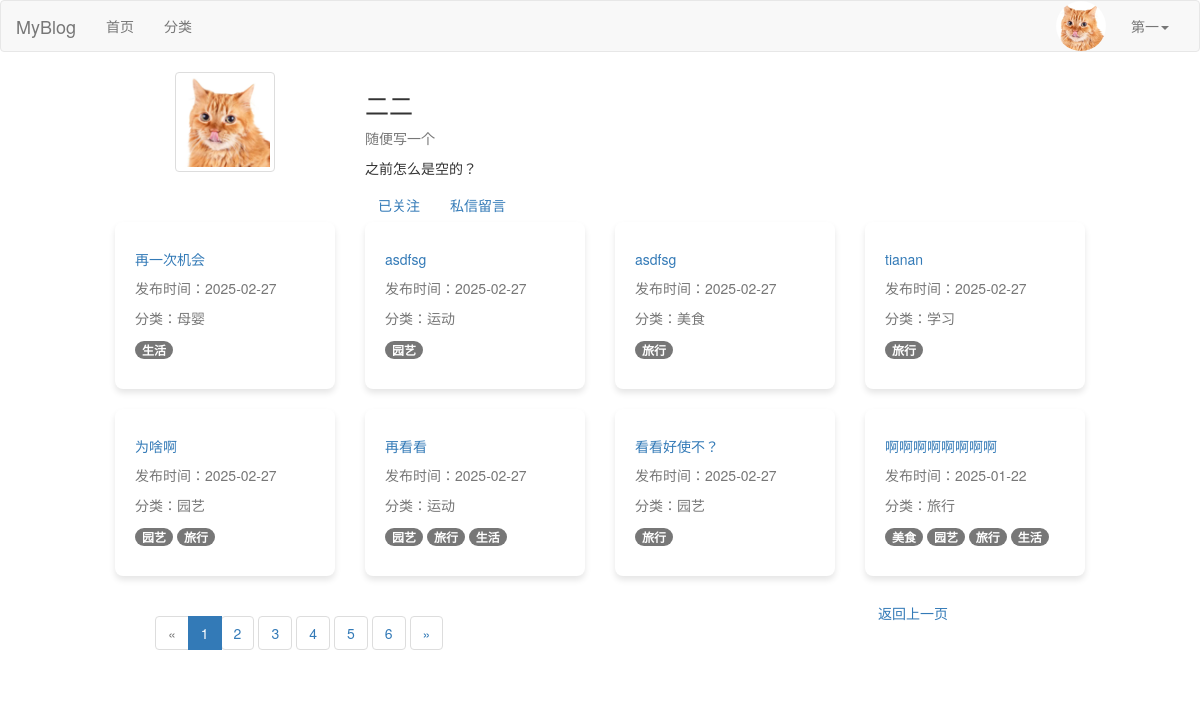
Page /author/33/ (signed in) on the earlier database version.
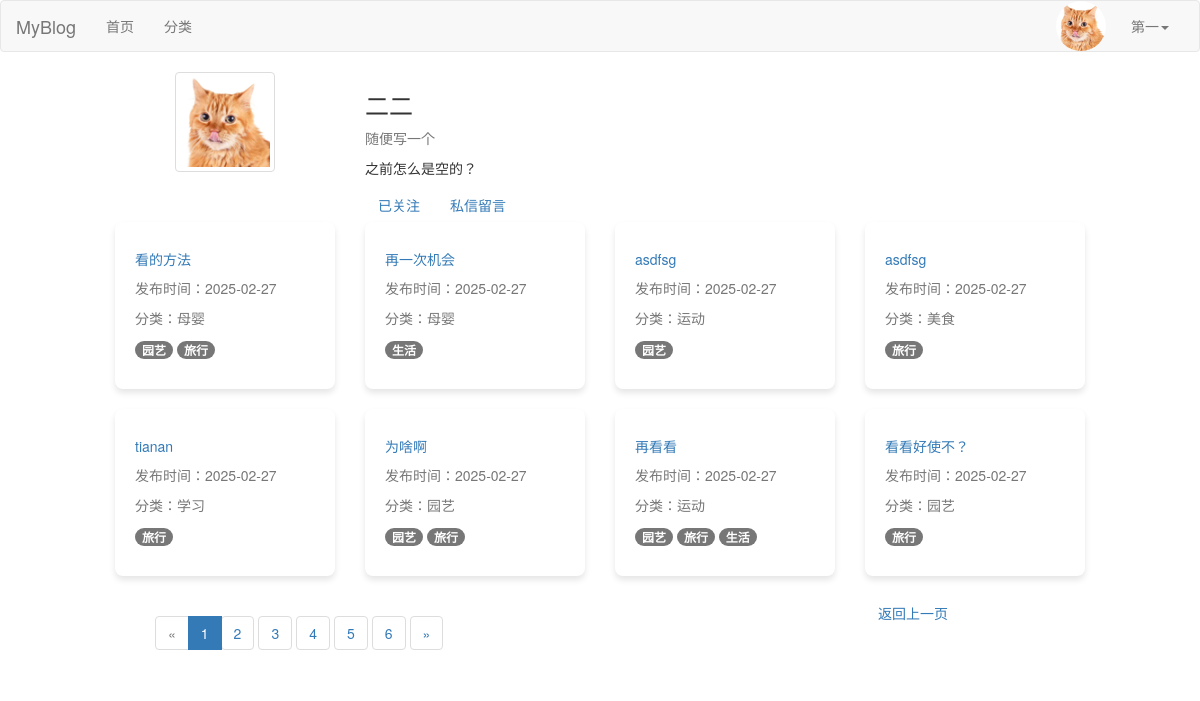
Same page on the later database version.
### users/models.py (models this page shows, shortened)
class UserProfile(models.Model):
    USER_GENDER_TYPE = (
        ('male','男'),
        ('female','女'),
    )
    owner = models.OneToOneField(User, on_delete=models.CASCADE, verbose_name='用户')
    nickname=models.CharField(verbose_name='昵称',max_length=23,blank=True,null=True)
    birthday=models.DateTimeField(verbose_name='生日',blank=True,null=True)
    gender=models.CharField(verbose_name='性别', choices=USER_GENDER_TYPE,max_length=6,default='male')
    image=models.ImageField(verbose_name='用户头像',upload_to=user_avatar_upload_to,default='image/default.jpg',max_length=255)
    desc=models.TextField(verbose_name='个人简介',max_length=200,blank=True,default='')
    signature=models.CharField(verbose_name='个性签名',max_length=50,blank=True,default='')

### blog/models.py (models this page shows, shortened)
class Post(models.Model):
    DRAFT = 'draft'
    PUBLISHED = 'published'
    STATUS_CHOICES = [
        (DRAFT, '草稿'),
        (PUBLISHED, '已发布'),
    ]
    title = models.CharField(max_length=61, verbose_name="文章标题")
    desc = models.TextField(max_length=200, blank=True, default="", verbose_name="文章描述")
    category = models.ForeignKey(Category, on_delete=models.CASCADE, verbose_name="分类")
    content = models.TextField(verbose_name="文章详情")
    tags = models.ManyToManyField(Tag, related_name='posts', verbose_name="文章标签")  # 修改为 ManyToManyField
    owner = models.ForeignKey(User, on_delete=models.CASCADE, verbose_name="作者")
    is_hot = models.BooleanField(default=False, verbose_name='是否热门')
    pv = models.IntegerField(default=0, verbose_name='浏览量')
    add_date = models.DateTimeField(auto_now_add=True, verbose_name="添加时间")
    pub_date = models.DateTimeField(auto_now=True, verbose_name="修改时间")
    status = models.CharField(max_length=10, choices=STATUS_CHOICES, default=DRAFT, verbose_name="状态")
    liked_users = models.ManyToManyField(
        User,
        related_name="liked_posts",
        blank=True,
        verbose_name="点赞用户",
    )
    favorited_users = models.ManyToManyField(
        User,
        related_name="favorited_posts",
        blank=True,
        verbose_name="收藏用户",
    )
    class Meta:
        verbose_name = "文章"
        verbose_name_plural = verbose_name

class Category(models.Model):
    name = models.CharField(max_length=32, verbose_name="分类名称")
    desc = models.TextField(max_length=200, blank=True, default="", verbose_name="分类描述")
    add_date = models.DateTimeField(auto_now_add=True, verbose_name="添加时间")
    pub_date = models.DateTimeField(auto_now_add=True, verbose_name="修改时间")
    class Meta:
        verbose_name="博客分类"
        verbose_name_plural = verbose_name
    def __str__(self):
        return self.name

class Tag(models.Model):
    name = models.CharField(max_length=10, verbose_name="文章标签")
    add_date = models.DateTimeField(auto_now_add=True, verbose_name="添加时间")
    pub_date = models.DateTimeField(auto_now_add=True, verbose_name="修改时间")
    class Meta:
        verbose_name = "文章标签"
        verbose_name_plural = verbose_name

### blog/views/user.py (the view)
# urls.py: path('author/<int:author_id>/', user.author_profile, name='author_profile'),
def author_profile(request, author_id):
    author = get_object_or_404(User, id=author_id)
    posts = Post.objects.filter(owner=author, status='published').order_by('-pub_date')
    paginator = Paginator(posts, 8)  # 每页显示 8 篇文章
    page_number = request.GET.get('page')
    post_list = paginator.get_page(page_number)
    followers = User.objects.filter(following__followed=author)
    is_following = False
    if request.user.is_authenticated:  # 确保用户已登录
        is_following = Follow.objects.filter(follower=request.user, followed=author).exists()
    return render(request, 'users/author_profile.html', {
        'author': author,
        'post_list': post_list,
        'followers': followers,
        'is_following': is_following,  # 当前用户是否关注作者
    })

### blog/templates/users/author_profile.html (shortened to what this page needs)
{% extends 'layout/base.html' %}
{% block content %}
    <div class="author-profile container my-4" style="max-width: 1000px;">
        <div class="author-info card shadow-sm p-4 mb-4 bg-white rounded border">
            <div class="row align-items-center">
                <div class="col-md-3 text-center">
                    <img src="{{ author.userprofile.image.url }}"
                         alt="{{ author.username }}"
                         class="author-avatar img-thumbnail rounded-circle"
                         style="width: 100px; height: 100px; object-fit: cover;">
                </div>
                <div class="col-md-9">
                    <h3 class="author-name mb-2">{{ author.userprofile.nickname|default:author.username }}</h3>
                    <p class="author-signature text-muted mb-1">{{ author.userprofile.signature|default:"这位作者很神秘，还没有留下签名。" }}</p>
                    <p class="author-bio mb-0">{{ author.userprofile.desc|default:"暂无简介" }}</p>
                    <div class="d-flex justify-content-end mt-3">
                        {% if is_following %}
                            <a href="{% url 'users:follow_user' author.id %}?action=unfollow"
                               class="btn btn-secondary me-2">已关注</a>
                        {% else %}
                            <a href="{% url 'users:follow_user' author.id %}?action=follow"
                               class="btn btn-primary me-2">关注</a>
                        {% endif %}
                        <a href="{% url 'users:chat' author.id %}" class="btn btn-secondary">私信留言</a>
                    </div>
                </div>
            </div>
        </div>
        <div class="author-posts">
            {% if post_list %}
                <div class="row">
                    {% for post in post_list %}
                        <div class="col-md-3 mb-4">
                            <div class="box blog-box">
                                <h5 class="post-title mb-2">
                                    <a href="{% url 'blog:post_detail' post.id %}"
                                       class="text-decoration-none text-dark">
                                        {{ post.title }}
                                    </a>
                                </h5>
                                <p class="post-meta text-muted mb-1">发布时间：{{ post.pub_date|date:"Y-m-d" }}</p>
                                <p class="post-meta text-muted mb-1">分类：{{ post.category|default:"未分类" }}</p>
                                <p class="post-meta text-muted mb-0">
                                    {% for tag in post.tags.all %}
                                        <span class="badge bg-secondary">{{ tag.name }}</span>
                                    {% empty %}
                                        无标签
                                    {% endfor %}
                                </p>
                            </div>
                        </div>
                    {% endfor %}
                </div>
            {% else %}
                <p class="text-center text-muted">该作者尚未发布任何文章。</p>
            {% endif %}
        </div>
        <div class="d-flex justify-content-between align-items-center mt-4">
            <div class="row w-100">
                <div class="col-md-9">
                    <nav aria-label="Page navigation">
                        <ul class="pagination mb-0">
                            {% if post_list.has_previous %}
                                <li class="page-item">
                                    <a class="page-link" href="?page={{ post_list.previous_page_number }}"
                                       aria-label="Previous">
                                        &laquo;
                                    </a>
                                </li>
                            {% else %}
                                <li class="page-item disabled">
                                    <span class="page-link">&laquo;</span>
                                </li>
                            {% endif %}
                            {% for num in post_list.paginator.page_range %}
                                {% if post_list.number == num %}
                                    <li class="page-item active">
                                        <span class="page-link">{{ num }}</span>
                                    </li>
                                {% else %}
                                    <li class="page-item">
                                        <a class="page-link" href="?page={{ num }}">{{ num }}</a>
                                    </li>
                                {% endif %}
                            {% endfor %}
                            {% if post_list.has_next %}
                                <li class="page-item">
                                    <a class="page-link" href="?page={{ post_list.next_page_number }}"
                                       aria-label="Next">
                                        &raquo;
                                    </a>
                                </li>
                            {% else %}
                                <li class="page-item disabled">
                                    <span class="page-link">&raquo;</span>
                                </li>
                            {% endif %}
                        </ul>
                    </nav>
                </div>
                <div class="col-md-3 text-end">
                    <a href="javascript:history.back();" class="btn btn-secondary">返回上一页</a>
                </div>
            </div>
        </div>
    </div>
{% endblock %}

### blog/templates/layout/base.html (shortened to what this page needs)
{% load static %}
{% load category %}
<!DOCTYPE html>
<html lang="en">
<head>
    <link rel="stylesheet" href="{% static 'plugin/bootstrap/css/bootstrap.css' %}">
    <link rel="stylesheet" href="{% static 'plugin/font-awesome/css/font-awesome.min.css' %}">
    <link rel="stylesheet" href="{% static 'css/blog.css' %}">
    <link href="https://cdn.quilljs.com/1.3.6/quill.snow.css" rel="stylesheet">
    <link href="{% static 'plugin/bootstrap-datepicker-1.10.0/dist/css/bootstrap-datepicker.min.css' %}"
          rel="stylesheet">
    <link rel="stylesheet" href="{% static 'plugin/bootstrap-select-1.13.14/dist/css/bootstrap-select.min.css' %}">
    <link rel="stylesheet" href="{% static 'plugin/select2-develop/dist/css/select2.min.css' %}">
</head>
<body>
<nav class="navbar navbar-default">
    <div class="container-fluid">
        <div class="navbar-header">
            <a class="navbar-brand" href="{% url 'blog:index' %}">MyBlog</a>
        </div>
        <div class="collapse navbar-collapse" id="bs-example-navbar-collapse-1">
            <ul class="nav navbar-nav">
                <li><a href="{% url 'blog:index' %}">首页<span class="sr-only">(current)</span></a></li>
                <li><a href="{% url 'blog:category_list' %}">分类</a></li>
            </ul>
            <ul class="nav navbar-nav navbar-right">
                {% if request.user.is_authenticated %}
                    <li class="user-avatar">
                        <img src="{{ request.user.userprofile.image.url }}" alt="User Avatar" class="avatar-img">
                    </li>
                    <li class="dropdown">
                        <a href="#" class="dropdown-toggle" data-toggle="dropdown" role="button" aria-haspopup="true"
                           aria-expanded="false">
                            {{ request.user.username }}<span class="caret"></span>
                        </a>
                    </li>
                {% else %}
                    <li><a href="{% url 'users:login' %}">登录</a></li>
                    <li><a href="{% url 'users:register' %}" target="_blank">注册</a></li>
                {% endif %}
            </ul>
        </div>
    </div>
</nav>
{% block content %}{% endblock %}
</body>
</html>

### static/css/blog.css (style rules this page uses)
.user-avatar { display: inline-block; vertical-align: middle; margin-right: 10px; }
.avatar-img { width: 50px; height: 50px; border-radius: 50%; object-fit: cover; }
.blog-box { padding: 20px; background-color: #fff; margin-bottom: 20px; box-shadow: 0px 4px 6px rgba(0, 0, 0, 0.1); border-radius: 8px; }
.pagination { margin: 20px 0; margin-left: 40px; }
.pagination a { margin: 0 5px; padding: 5px 10px; background-color: #007bff; color: white; border-radius: 4px; text-decoration: none; }

Differences in the rows shown:
no longer on this page (row edited): Post: title "啊啊啊啊啊啊啊啊", pub_date "2025-01-22", category "旅行", Tag (name "园艺"), Tag (name "旅行"), Tag (name "生活")
no longer on this page (row unchanged): Tag: name "美食", shown under "啊啊啊啊啊啊啊啊"
now on this page (row edited): Post: title "看的方法", pub_date "2025-02-27", category "母婴", Tag (name "园艺"), Tag (name "旅行")
